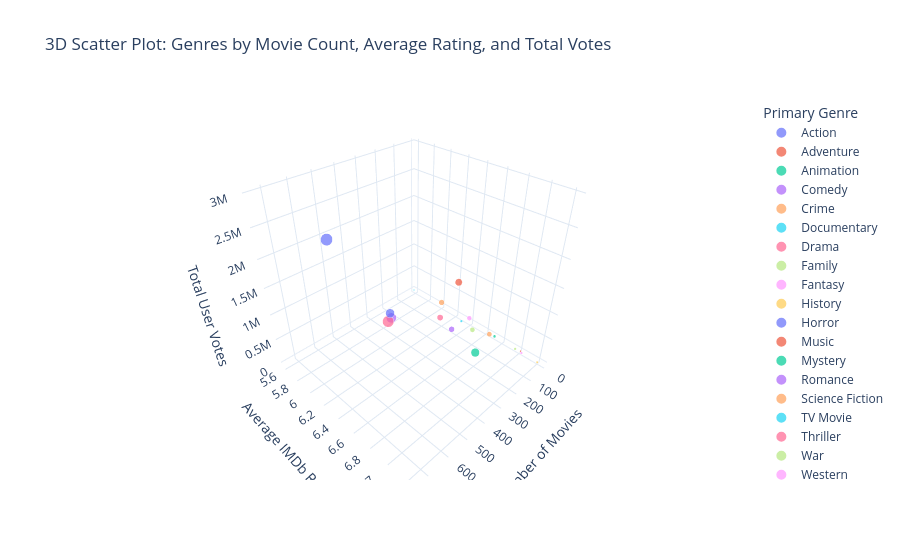

The notebook cell saved with this chart:
### Code cell
import plotly.express as px
import pandas as pd

# Prepare data for 3D plot
movies_df['Primary Genre'] = movies_df['Genre(s)'].str.split(',').str[0]
genre_data = movies_df.groupby('Primary Genre').agg(
    Average_Rating=('IMDb Rating', 'mean'),
    Total_Votes=('User Votes', 'sum'),
    Movie_Count=('Title', 'count')
).reset_index()

# Create a dynamic 3D scatter plot
fig = px.scatter_3d(
    genre_data,
    x='Movie_Count',
    y='Average_Rating',
    z='Total_Votes',
    color='Primary Genre',
    size='Movie_Count',
    hover_name='Primary Genre',
    title="3D Scatter Plot: Genres by Movie Count, Average Rating, and Total Votes",
    labels={
        'Movie_Count': 'Number of Movies',
        'Average_Rating': 'Average IMDb Rating',
        'Total_Votes': 'Total User Votes'
    },
    template="plotly_white"
)

# Customize layout
fig.update_layout(
    scene=dict(
        xaxis=dict(title="Number of Movies"),
        yaxis=dict(title="Average IMDb Rating"),
        zaxis=dict(title="Total User Votes")
    )
)

# Show the plot
fig.show()

### Figure 1 — Plotly figure (JSON) as saved in the notebook; plotly's stock layout.template omitted (floating-point values rounded to 4 significant figures)
{"data": [{"hovertemplate": "<b>%{hovertext}</b><br><br>Primary Genre=Action<br>Number of Movies=%{marker.size}<br>Average IMDb Rating=%{y}<br>Total User Votes=%{z}<extra></extra>", "hovertext": ["Action"], "legendgroup": "Action", "marker": {"color": "#636efa", "size": [743], "sizemode": "area", "sizeref": 1.857, "symbol": "circle"}, "mode": "markers", "name": "Action", "scene": "scene", "showlegend": true, "type": "scatter3d", "x": [743], "y": [6.475], "z": [2946630]}, {"hovertemplate": "<b>%{hovertext}</b><br><br>Primary Genre=Adventure<br>Number of Movies=%{marker.size}<br>Average IMDb Rating=%{y}<br>Total User Votes=%{z}<extra></extra>", "hovertext": ["Adventure"], "legendgroup": "Adventure", "marker": {"color": "#EF553B", "size": [260], "sizemode": "area", "sizeref": 1.857, "symbol": "circle"}, "mode": "markers", "name": "Adventure", "scene": "scene", "showlegend": true, "type": "scatter3d", "x": [260], "y": [6.666], "z": [1614890]}, {"hovertemplate": "<b>%{hovertext}</b><br><br>Primary Genre=Animation<br>Number of Movies=%{marker.size}<br>Average IMDb Rating=%{y}<br>Total User Votes=%{z}<extra></extra>", "hovertext": ["Animation"], "legendgroup": "Animation", "marker": {"color": "#00cc96", "size": [373], "sizemode": "area", "sizeref": 1.857, "symbol": "circle"}, "mode": "markers", "name": "Animation", "scene": "scene", "showlegend": true, "type": "scatter3d", "x": [373], "y": [7.07], "z": [1004057]}, {"hovertemplate": "<b>%{hovertext}</b><br><br>Primary Genre=Comedy<br>Number of Movies=%{marker.size}<br>Average IMDb Rating=%{y}<br>Total User Votes=%{z}<extra></extra>", "hovertext": ["Comedy"], "legendgroup": "Comedy", "marker": {"color": "#ab63fa", "size": [502], "sizemode": "area", "sizeref": 1.857, "symbol": "circle"}, "mode": "markers", "name": "Comedy", "scene": "scene", "showlegend": true, "type": "scatter3d", "x": [502], "y": [6.435], "z": [1262642]}, {"hovertemplate": "<b>%{hovertext}</b><br><br>Primary Genre=Crime<br>Number of Movies=%{marker.size}<br>Average IMDb Rating=%{y}<br>Total User Votes=%{z}<extra></extra>", "hovertext": ["Crime"], "legendgroup": "Crime", "marker": {"color": "#FFA15A", "size": [129], "sizemode": "area", "sizeref": 1.857, "symbol": "circle"}, "mode": "markers", "name": "Crime", "scene": "scene", "showlegend": true, "type": "scatter3d", "x": [129], "y": [6.827], "z": [476814]}, {"hovertemplate": "<b>%{hovertext}</b><br><br>Primary Genre=Documentary<br>Number of Movies=%{marker.size}<br>Average IMDb Rating=%{y}<br>Total User Votes=%{z}<extra></extra>", "hovertext": ["Documentary"], "legendgroup": "Documentary", "marker": {"color": "#19d3f3", "size": [31], "sizemode": "area", "sizeref": 1.857, "symbol": "circle"}, "mode": "markers", "name": "Documentary", "scene": "scene", "showlegend": true, "type": "scatter3d", "x": [31], "y": [6.334], "z": [9616]}, {"hovertemplate": "<b>%{hovertext}</b><br><br>Primary Genre=Drama<br>Number of Movies=%{marker.size}<br>Average IMDb Rating=%{y}<br>Total User Votes=%{z}<extra></extra>", "hovertext": ["Drama"], "legendgroup": "Drama", "marker": {"color": "#FF6692", "size": [645], "sizemode": "area", "sizeref": 1.857, "symbol": "circle"}, "mode": "markers", "name": "Drama", "scene": "scene", "showlegend": true, "type": "scatter3d", "x": [645], "y": [6.761], "z": [1865407]}, {"hovertemplate": "<b>%{hovertext}</b><br><br>Primary Genre=Family<br>Number of Movies=%{marker.size}<br>Average IMDb Rating=%{y}<br>Total User Votes=%{z}<extra></extra>", "hovertext": ["Family"], "legendgroup": "Family", "marker": {"color": "#B6E880", "size": [126], "sizemode": "area", "sizeref": 1.857, "symbol": "circle"}, "mode": "markers", "name": "Family", "scene": "scene", "showlegend": true, "type": "scatter3d", "x": [126], "y": [6.633], "z": [352504]}, {"hovertemplate": "<b>%{hovertext}</b><br><br>Primary Genre=Fantasy<br>Number of Movies=%{marker.size}<br>Average IMDb Rating=%{y}<br>Total User Votes=%{z}<extra></extra>", "hovertext": ["Fantasy"], "legendgroup": "Fantasy", "marker": {"color": "#FF97FF", "size": [114], "sizemode": "area", "sizeref": 1.857, "symbol": "circle"}, "mode": "markers", "name": "Fantasy", "scene": "scene", "showlegend": true, "type": "scatter3d", "x": [114], "y": [6.565], "z": [507483]}, {"hovertemplate": "<b>%{hovertext}</b><br><br>Primary Genre=History<br>Number of Movies=%{marker.size}<br>Average IMDb Rating=%{y}<br>Total User Votes=%{z}<extra></extra>", "hovertext": ["History"], "legendgroup": "History", "marker": {"color": "#FECB52", "size": [26], "sizemode": "area", "sizeref": 1.857, "symbol": "circle"}, "mode": "markers", "name": "History", "scene": "scene", "showlegend": true, "type": "scatter3d", "x": [26], "y": [7.226], "z": [53163]}, {"hovertemplate": "<b>%{hovertext}</b><br><br>Primary Genre=Horror<br>Number of Movies=%{marker.size}<br>Average IMDb Rating=%{y}<br>Total User Votes=%{z}<extra></extra>", "hovertext": ["Horror"], "legendgroup": "Horror", "marker": {"color": "#636efa", "size": [400], "sizemode": "area", "sizeref": 1.857, "symbol": "circle"}, "mode": "markers", "name": "Horror", "scene": "scene", "showlegend": true, "type": "scatter3d", "x": [400], "y": [6.164], "z": [847833]}, {"hovertemplate": "<b>%{hovertext}</b><br><br>Primary Genre=Music<br>Number of Movies=%{marker.size}<br>Average IMDb Rating=%{y}<br>Total User Votes=%{z}<extra></extra>", "hovertext": ["Music"], "legendgroup": "Music", "marker": {"color": "#EF553B", "size": [16], "sizemode": "area", "sizeref": 1.857, "symbol": "circle"}, "mode": "markers", "name": "Music", "scene": "scene", "showlegend": true, "type": "scatter3d", "x": [16], "y": [7.031], "z": [41597]}, {"hovertemplate": "<b>%{hovertext}</b><br><br>Primary Genre=Mystery<br>Number of Movies=%{marker.size}<br>Average IMDb Rating=%{y}<br>Total User Votes=%{z}<extra></extra>", "hovertext": ["Mystery"], "legendgroup": "Mystery", "marker": {"color": "#00cc96", "size": [44], "sizemode": "area", "sizeref": 1.857, "symbol": "circle"}, "mode": "markers", "name": "Mystery", "scene": "scene", "showlegend": true, "type": "scatter3d", "x": [44], "y": [6.767], "z": [152094]}, {"hovertemplate": "<b>%{hovertext}</b><br><br>Primary Genre=Romance<br>Number of Movies=%{marker.size}<br>Average IMDb Rating=%{y}<br>Total User Votes=%{z}<extra></extra>", "hovertext": ["Romance"], "legendgroup": "Romance", "marker": {"color": "#ab63fa", "size": [169], "sizemode": "area", "sizeref": 1.857, "symbol": "circle"}, "mode": "markers", "name": "Romance", "scene": "scene", "showlegend": true, "type": "scatter3d", "x": [169], "y": [6.459], "z": [278909]}, {"hovertemplate": "<b>%{hovertext}</b><br><br>Primary Genre=Science Fiction<br>Number of Movies=%{marker.size}<br>Average IMDb Rating=%{y}<br>Total User Votes=%{z}<extra></extra>", "hovertext": ["Science Fiction"], "legendgroup": "Science Fiction", "marker": {"color": "#FFA15A", "size": [156], "sizemode": "area", "sizeref": 1.857, "symbol": "circle"}, "mode": "markers", "name": "Science Fiction", "scene": "scene", "showlegend": true, "type": "scatter3d", "x": [156], "y": [6.294], "z": [670923]}, {"hovertemplate": "<b>%{hovertext}</b><br><br>Primary Genre=TV Movie<br>Number of Movies=%{marker.size}<br>Average IMDb Rating=%{y}<br>Total User Votes=%{z}<extra></extra>", "hovertext": ["TV Movie"], "legendgroup": "TV Movie", "marker": {"color": "#19d3f3", "size": [7], "sizemode": "area", "sizeref": 1.857, "symbol": "circle"}, "mode": "markers", "name": "TV Movie", "scene": "scene", "showlegend": true, "type": "scatter3d", "x": [7], "y": [5.593], "z": [458]}, {"hovertemplate": "<b>%{hovertext}</b><br><br>Primary Genre=Thriller<br>Number of Movies=%{marker.size}<br>Average IMDb Rating=%{y}<br>Total User Votes=%{z}<extra></extra>", "hovertext": ["Thriller"], "legendgroup": "Thriller", "marker": {"color": "#FF6692", "size": [185], "sizemode": "area", "sizeref": 1.857, "symbol": "circle"}, "mode": "markers", "name": "Thriller", "scene": "scene", "showlegend": true, "type": "scatter3d", "x": [185], "y": [6.339], "z": [451018]}, {"hovertemplate": "<b>%{hovertext}</b><br><br>Primary Genre=War<br>Number of Movies=%{marker.size}<br>Average IMDb Rating=%{y}<br>Total User Votes=%{z}<extra></extra>", "hovertext": ["War"], "legendgroup": "War", "marker": {"color": "#B6E880", "size": [33], "sizemode": "area", "sizeref": 1.857, "symbol": "circle"}, "mode": "markers", "name": "War", "scene": "scene", "showlegend": true, "type": "scatter3d", "x": [33], "y": [6.992], "z": [97013]}, {"hovertemplate": "<b>%{hovertext}</b><br><br>Primary Genre=Western<br>Number of Movies=%{marker.size}<br>Average IMDb Rating=%{y}<br>Total User Votes=%{z}<extra></extra>", "hovertext": ["Western"], "legendgroup": "Western", "marker": {"color": "#FF97FF", "size": [29], "sizemode": "area", "sizeref": 1.857, "symbol": "circle"}, "mode": "markers", "name": "Western", "scene": "scene", "showlegend": true, "type": "scatter3d", "x": [29], "y": [7.058], "z": [68510]}], "layout": {"autosize": true, "legend": {"itemsizing": "constant", "title": {"text": "Primary Genre"}, "tracegroupgap": 0}, "scene": {"aspectmode": "auto", "aspectratio": {"x": 1, "y": 1, "z": 1}, "camera": {"center": {"x": 0, "y": 0, "z": 0}, "eye": {"x": 1.251, "y": 1.251, "z": 1.251}, "projection": {"type": "perspective"}, "up": {"x": 0, "y": 0, "z": 1}}, "domain": {"x": [0, 1], "y": [0, 1]}, "xaxis": {"title": {"text": "Number of Movies"}, "type": "linear"}, "yaxis": {"title": {"text": "Average IMDb Rating"}, "type": "linear"}, "zaxis": {"title": {"text": "Total User Votes"}, "type": "linear"}}, "title": {"text": "3D Scatter Plot: Genres by Movie Count, Average Rating, and Total Votes"}}}
